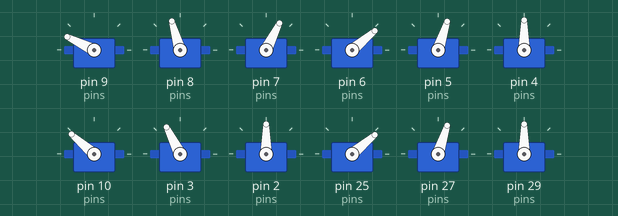
Recording of a sketch running on a simulated Arduino Uno, built with avr-gcc and run on an emulated ATmega328P. Shown: 12 × servo.

Above: at 3.05 s.
At 3.6 s:
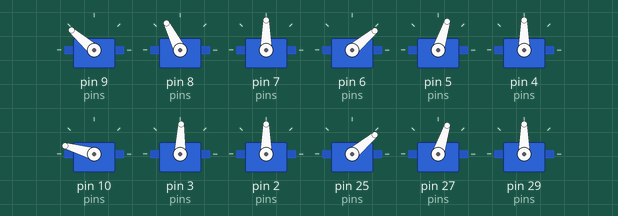
At 3.8 s:
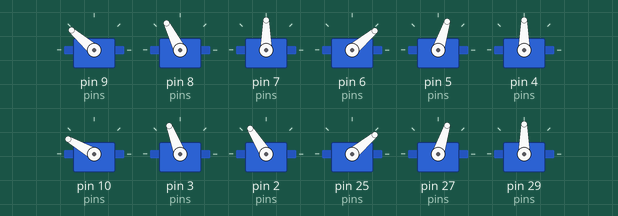
At 4.2 s:
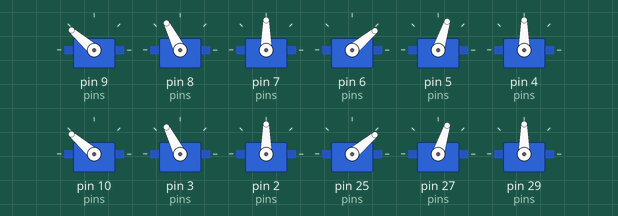
At 4.6 s:
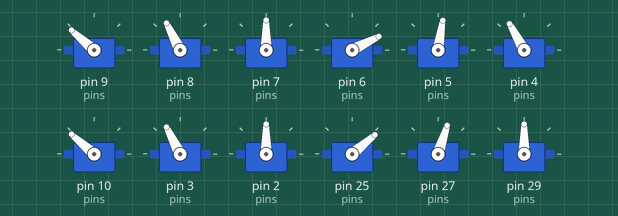
At 5.4 s:
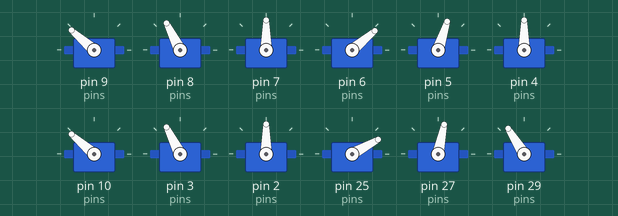
Timing chart, 0 to 8.5 s (numbered marks = the images above):
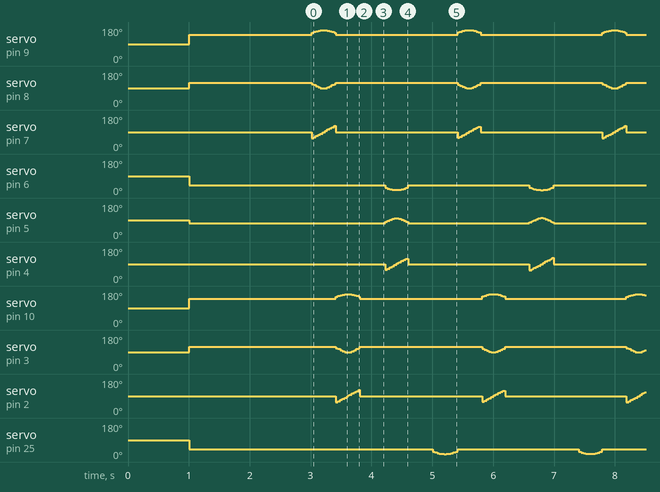

The sketch:

Hexapod_RippleGaitCode.ino
```cpp
#include <Servo.h>
#include <math.h>

// --- Leg Dimensions ---
const float L_COXA = 25.0;
const float L_FEMUR = 50.0;
const float L_TIBIA = 70.0;

Servo servos[6][3];
const int pins[6][3] = {
  {9, 8, 7}, {6, 5, 4}, {10, 3, 2}, {25, 27, 29}, {33, 35, 37}, {50, 52, 48}
};

// --- Ultra-Tucked Ripple Settings ---
float groundY = 32.0;    // Absolute minimum before hitting chassis
float groundZ = -45.0;
float liftHeight = 15.0;
float strideX = 20.0;
int stepDelay = 12;

void setup() {
  for(int i = 0; i < 6; i++) {
    for(int j = 0; j < 3; j++) {
      servos[i][j].attach(pins[i][j]);
      // Set a neutral safe start
      servos[i][j].write(90);
    }
  }
  delay(1000);
  stand(groundY, groundZ);
  delay(2000);
}

void loop() {
  int rippleOrder[] = {0, 2, 4, 1, 5, 3};

  for (int i = 0; i < 6; i++) {
    moveSingleLeg(rippleOrder[i]);
  }
}

/**
 * Moves one leg while "Refreshing" the position of the other 5.
 * This acts as a software "reset" to ensure they stay at groundZ.
 */
void moveSingleLeg(int legIndex) {
  int steps = 20;

  for (int i = 0; i <= steps; i++) {
    float t = (float)i / steps;
    float swingX = -strideX + (2 * strideX * t);
    float swingZ = groundZ + (liftHeight * sin(t * PI));

    for (int l = 0; l < 6; l++) {
      if (l == legIndex) {
        // ACTIVE LEG: Swinging
        setLegIK(l, swingX, groundY, swingZ, true);
      } else {
        // IDLE LEGS: Constantly re-sending the "Stand" command.
        // This fights back-driving by keeping the PWM signal fresh.
        setLegIK(l, 0, groundY, groundZ, false);
      }
    }
    delay(stepDelay);
  }
}

void setLegIK(int leg, float x, float y, float z, bool isSwinging) {
  float theta1 = atan2(x, y) * 180.0 / PI;
  float L = sqrt(x * x + y * y) - L_COXA;
  float IK_H = sqrt(L * L + z * z);

  float cosT3 = (L_FEMUR * L_FEMUR + L_TIBIA * L_TIBIA - IK_H * IK_H) / (2 * L_FEMUR * L_TIBIA);
  float theta3 = acos(constrain(cosT3, -1, 1)) * 180.0 / PI;

  float alpha = atan2(z, L) * 180.0 / PI;
  float cosBeta = (L_FEMUR * L_FEMUR + IK_H * IK_H - L_TIBIA * L_TIBIA) / (2 * L_FEMUR * IK_H);
  float beta = acos(constrain(cosBeta, -1, 1)) * 180.0 / PI;
  float theta2 = alpha + beta;

  // Favoring the Upper Knee (Femur)
  if (isSwinging) {
    theta3 = theta3 * 0.70;
  }

  int sTibia, sFemur, sHip;
  bool isLeftLogic = (leg == 0 || leg == 2 || leg == 4 || leg == 5);

  sHip = 90 + theta1;
  if (isLeftLogic) {
    sFemur = 130 - theta2;
    sTibia = 180 - theta3;
  } else {
    sFemur = 60 + theta2;
    sTibia = 0 + theta3;
  }

  // REFRESH COMMAND: Forcing the update to the servo hardware
  servos[leg][0].write(constrain(sTibia, 0, 180));
  servos[leg][1].write(constrain(sFemur, 0, 180));
  servos[leg][2].write(constrain(sHip, 0, 180));
}

void stand(float y, float z) {
  for(int i = 0; i < 6; i++) setLegIK(i, 0, y, z, false);
}
```
